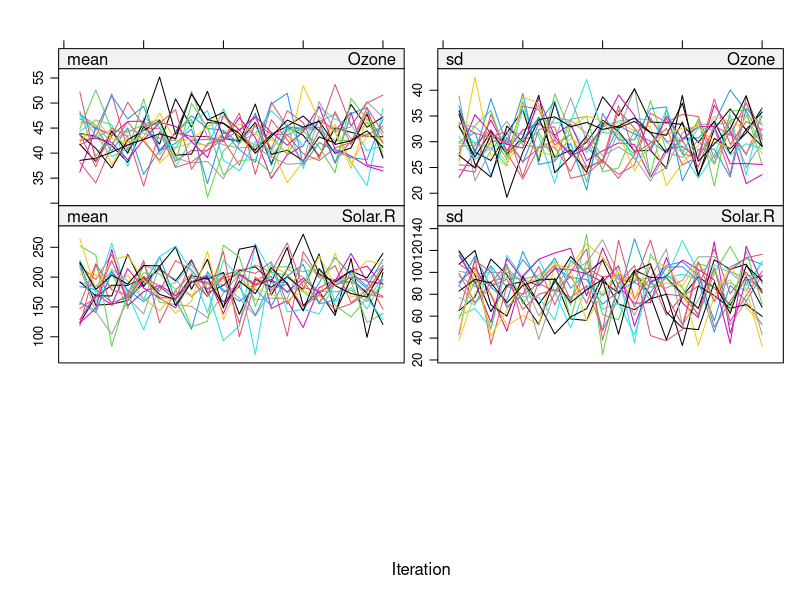
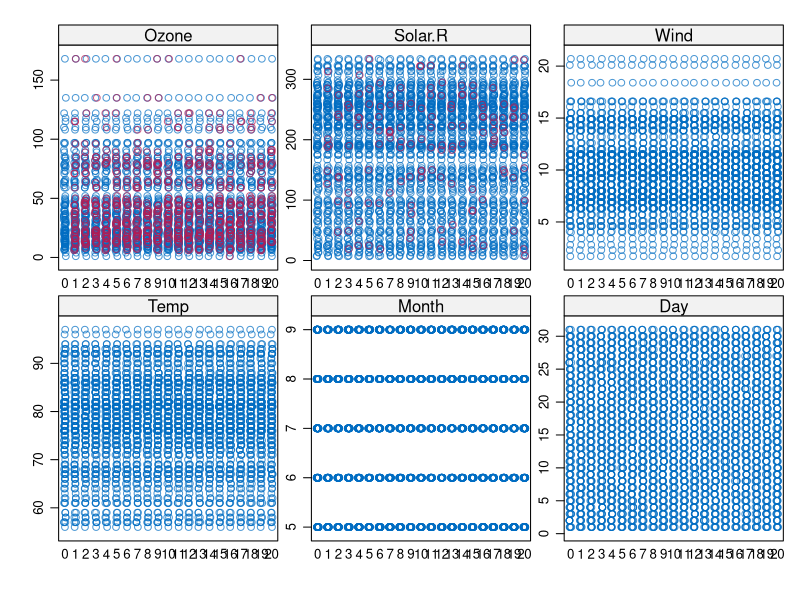
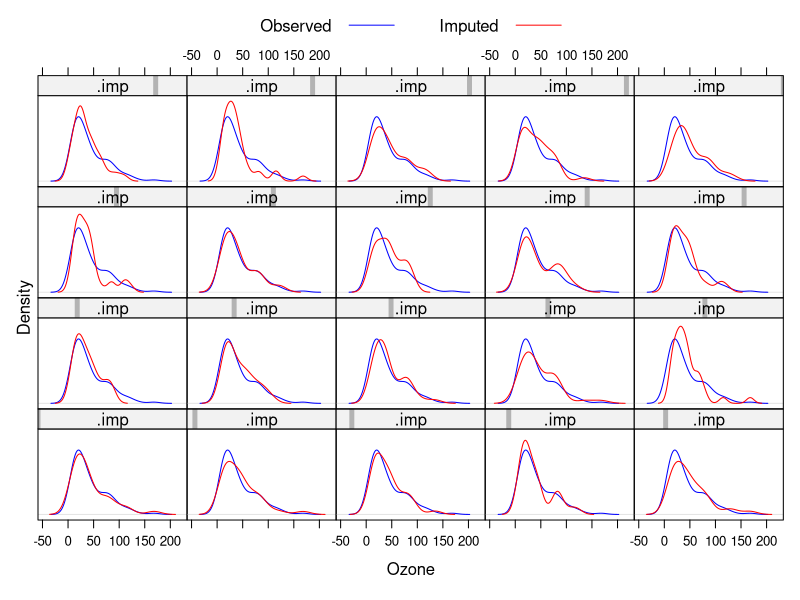
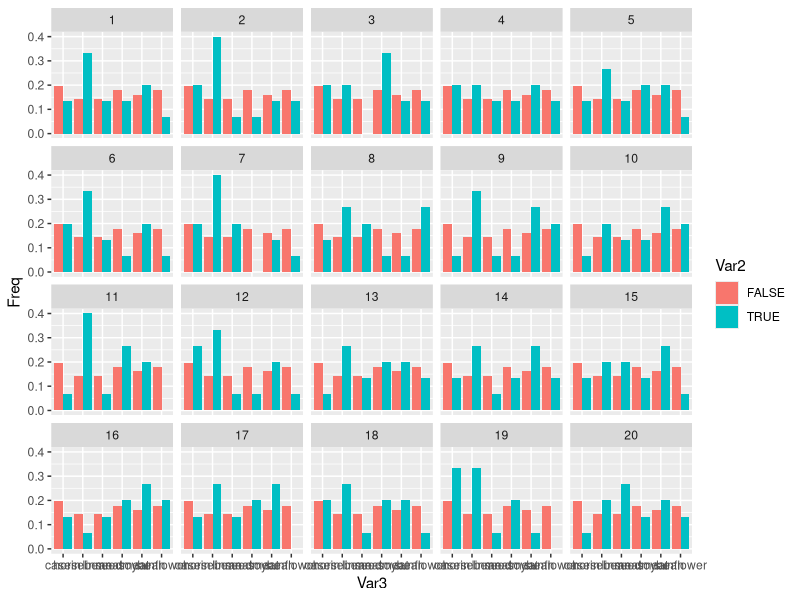
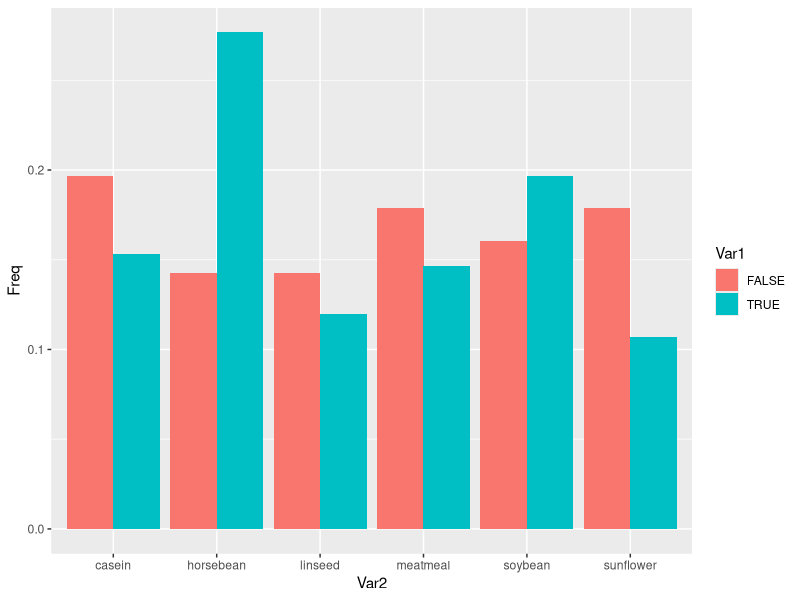

These charts were generated, in order, by the following R code:
library(mice)

#load data, in this case using example data from R
air<-airquality

# prediction matrix, predictors decided by proportion of useable values (if most are mising concurrently, then variable is not a 
# good predictor), also selected based on correlation, so should only be used in cases where correlation is a valid measure.
auto_predmatrix<-quickpred(air)

# minpuc = minumum proportion of useable values
auto_predmatrix<-quickpred(air,minpuc = 0.75)

# always include Wind as a predictor
auto_predmatrix<-quickpred(air,include='Wind')

#run example imputation to check methods
ini=mice(air, m=5, maxit = 0, seed = 196652,predictorMatrix=auto_predmatrix)
method_imp<-ini$method
method_imp

# change imputation method for Ozone
# posssible methods and their applicability listed in 'Mice in R' file.
method_imp["Ozone"]<-"rf"
method_imp

# set Solar.R not to be imputed
method_imp["Solar.R"]<-""

#set Ozone to use all other vars as predictors
auto_predmatrix["Ozone",]<- 1
auto_predmatrix['Ozone',"Ozone"]<- 0
auto_predmatrix[,"Ozone"]

# set Solar.R not to be used as a predictor
auto_predmatrix[,"Solar.R"]<- 0


# default is to include all variables as predictors, but in this case I used quickpred
# there is debate around appropriate number of imputed datasets (m) https://www.ncbi.nlm.nih.gov/pmc/articles/PMC3701793/
# in this case, I used the max percent missing amongst the variables to be imputed
# set maxit to lowest number that still provides convergence, I usually start at 20
# resetting quickpred to default
imp<-mice(air, m=20, maxit = 20, seed = 196652,predictorMatrix=auto_predmatrix,imputationMethod =method_imp )

# check convergence.  You want good mixing, no upwards or downwards trend at end of iterations, see 'Mice in R' file for more details.
plot(imp)

### EXAMINING MULTIPLE IMPUTATION DISTRIBUTIONS ###
# Mostly, you should just focus on the convergence plots, only need to check these if your results are really odd.
library(lattice)
library(ggplot2)

# this creates a grid of plots looking at the distribution of missing/non values for each imputation of the numeric or ordered variables
stripplot(imp)

# this puts all imputed datasets into one long single dataset.
long <- complete(imp,"long")

# for comparing distribution of imputed/original values of numeric variables
long$Ozone.na<-is.na(imp$data$Ozone)
densityplot(~Ozone|.imp, data=long, group=Ozone.na, plot.points=FALSE,ref=TRUE,scales=list(y=list(draw=F)),
            par.settings=simpleTheme(col.line=rep(c("blue","red"))),auto.key = list(columns=2,text=c("Observed","Imputed")))

# to demonstrate categorical imputation:

# create missing categorical values and run default imputation
chick<-chickwts
chick$feed[sample(1:length(chick$feed),15)]<-NA
imp<-mice(chick, m=20, maxit = 20, seed = 196652 )

long <- complete(imp,"long")

# look at missing and non distributions for each imputation
long$var.na<-is.na(imp$data$feed)
counts<-ftable(long$.imp,long$var.na, long$feed)
counts
counts<-prop.table(counts,1)
counts
temp<-as.data.frame(counts)
temp
ggplot(data=temp, aes(x=Var3, y=Freq, fill=Var2)) +geom_bar(stat="identity", position=position_dodge())+facet_wrap(~Var1)

# look at missing and non distributions for combined imputations
long$var.na<-is.na(imp$data$feed)
counts<-table(long$var.na, long$feed)
counts
temp=as.data.frame(prop.table(counts,1))
temp
ggplot(temp, aes(x=Var2, y=Freq,fill=Var1)) + geom_bar(stat="identity", position=position_dodge())

